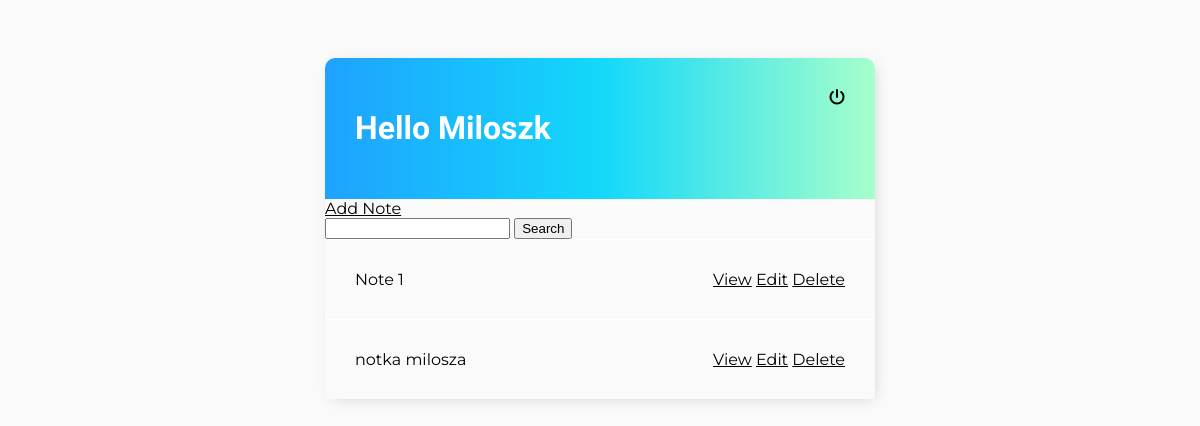
Page / (signed in) on the earlier database version.
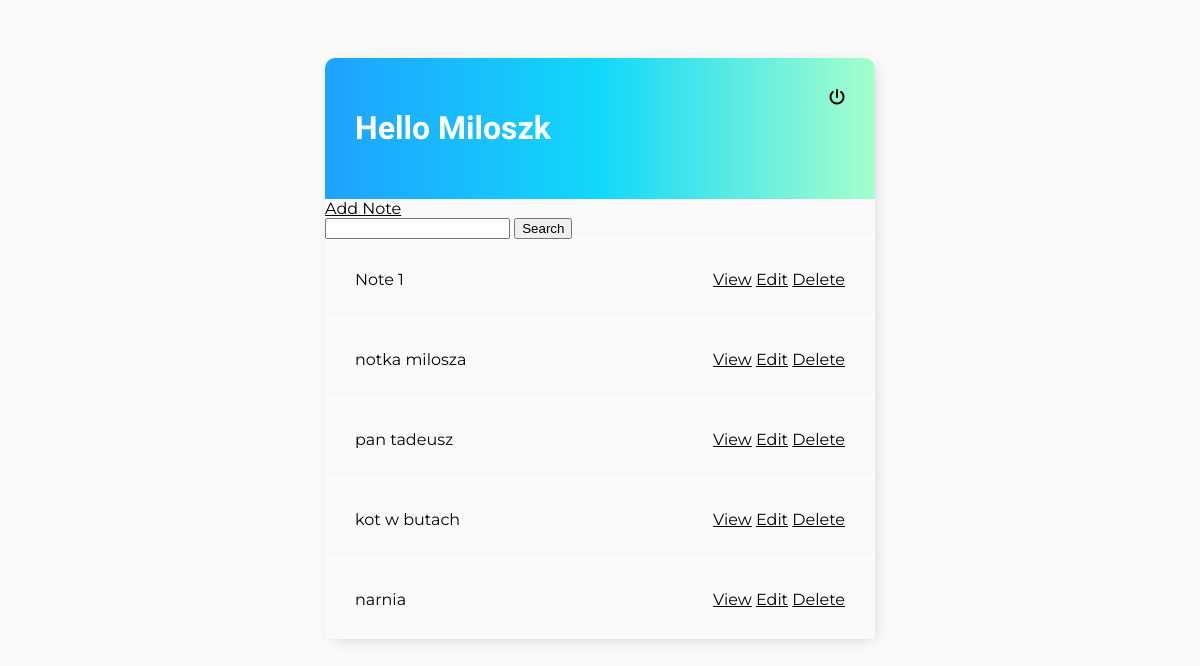
Same page on the later database version.
### base/models.py (models this page shows, shortened)
class Note(models.Model):
	user = models.ForeignKey(User, on_delete=models.CASCADE, null=True, blank=True)
	title = models.CharField(max_length=200)
	description = models.TextField(null=True, blank=True)
	create = models.DateTimeField(auto_now_add=True)

### base/views.py (the view)
# urls.py: path('', NoteList.as_view(), name='notes'),
class NoteList(LoginRequiredMixin, ListView):
	model = Note
	context_object_name = 'notes'
	def get_context_data(self, **kwargs):
		context = super().get_context_data(**kwargs)
		context['notes'] = context['notes'].filter(user=self.request.user)
		search_input = self.request.GET.get('search-area') or ''
		if search_input:
			context['notes'] = context['notes'].filter(title__icontains=search_input)
		context['search_input'] = search_input
		return context

### base/templates/base/note_list.html
{% extends 'base/main.html' %}
{% block content %}
<div class="header-bar">
	<div>
		<h1>Hello {{ request.user|title }}</h1>
	</div>
	{% if request.user.is_authenticated %}
	<a href="{% url 'logout' %}"><i class="fas fa-power-off"></i></a>
	{% else %}
	<a href="{% url 'login' %}">Login</a>
	{% endif %}
</div>
<a href="{% url 'note-create' %}">Add Note</a>
<form method="GET">
	<input type="text" name="search-area" value="{{ search_input }}">
	<input type="submit" value="Search">
</form>
<div class="note-items-wrapper">
	{% for note in notes %}
	<div class="note-wrapper">
		<div class="note-title">
			{{ note.title }}
		</div>
		<div class="note-actions">
			<a href="{%  url 'note' note.id %}">View</a>
			<a href="{%  url 'note-update' note.id %}">Edit</a>
			<a href="{%  url 'note-delete' note.id %}">Delete</a>
		</div>
	</div>
	{% empty %}
	<h3>No items in list</h3>
	{% endfor %}
</div>
{% endblock content %}

### base/templates/base/main.html (shortened to what this page needs)
<!DOCTYPE html>
<html lang="en">
<head>
</head>
<body>
	<div class="container">
		{% block content %}
		{% endblock content %}
	</div>
</body>
</html>

### base/templates/base/main.html (style rules this page uses)
body { background-color: #fafafa; font-family: 'Montserrat', sans-serif; padding-top: 50px; }
h1, h3 { font-family: 'Dancing Script', cursive; }
a, p { color: black; }
.container { max-width: 550px; margin: auto; background-color: #fafafa; box-shadow: 3px 3px 15px -5px rgba(0, 0, 0, .2); }
.header-bar { display: flex; justify-content: space-between; color: white; padding: 30px; border-radius: 10px 10px 0 0; background: linear-gradient(to right, #1fa2ff, #12d8fa, #a6ffcb); }
.header-bar a { color: black; text-decoration: none; }
.note-wrapper { display: flex; align-items: center; justify-content: space-between; padding: 30px; border-top: 1px solid white; }

Differences in the rows shown:
added Note: title "pan tadeusz"
added Note: title "kot w butach"
added Note: title "narnia"
